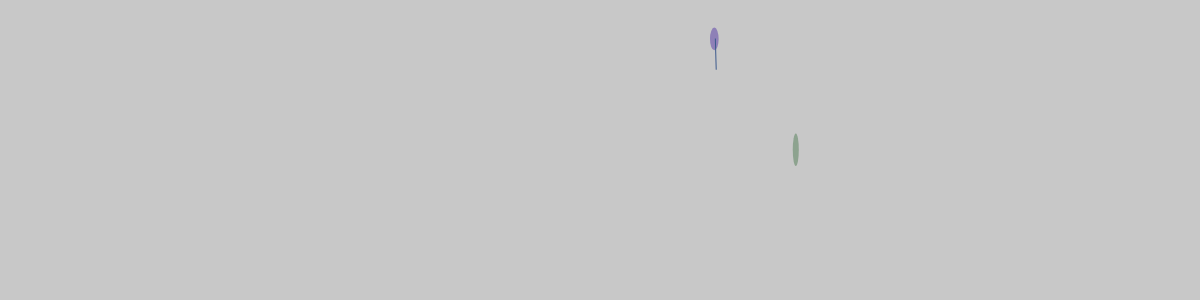
Frame 1 (no input)
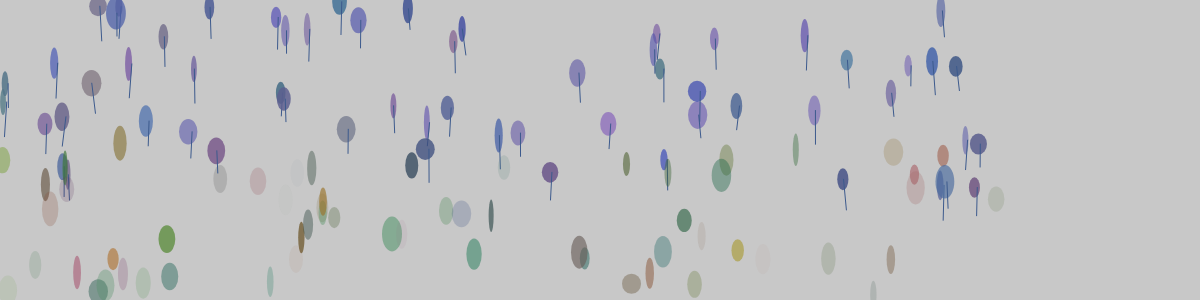
Frame 60 (no input)
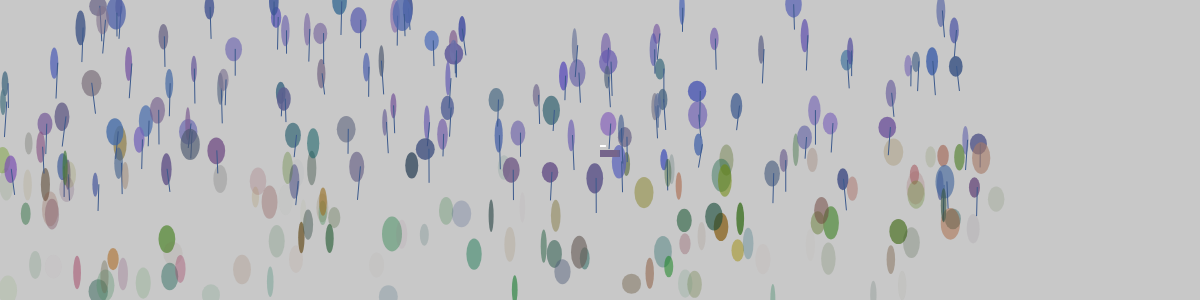
Frame 120 (the mouse pressed at the canvas centre since frame 60)

The p5.js sketch that drew these frames (run headless with seeded random() and noise() and a simulated clock; from frame 60 on, the mouse is pressed at the canvas centre):

// p5.js sketch
// ── sketch.js
//                                                                      //
//   Monet Waterlilies   //                                              //
//                       //                                             //
//////////////////////////////////////////////////////////////////////////
//                                                                      //
// Controls:                                                            //
//    mouse:                                                            //
//      press & move: mouse draw mode                                   //
//                                                                      //
//    keyboard:                                                         //
//        'c': clear canvas                                             //
//        '[': iters -= 3                                               //
//        ']': iters += 3                                               //
//        'z': brush step -= 3                                          //
//        'x': brush step += 3                                          //
//        'q': brush scale -= .1                                        //
//        'w': brush scale += .1                                        //
//        's': save image                                               //
//                             //                                       //
//                                                                      //
//   Inspired by.                                                       //
//                                                                      //
//////////////////////////////////////////////////////////////////////////   
//boolean to change color of the class HERE
//https://www.youtube.com/watch?v=1Osb_iGDdjk&index=12&list=PLRqwX-V7Uu6Zy51Q-x9tMWIv9cueOFTFA
//
var x;
var y;
//
var xBrush;
var yBrush;
var cBrush;//color (r,g,b,trans); to make differnet blues and purple, alter r(red) and b(blue) values
//
var s2;

var clrLine;



function setup() {
  createCanvas(windowWidth,300);
  background(200);//has to be inside setup
 // Brush1 = new Brush (random(width), r);
  //draw water when mouse moves

  
}

function draw() {
  
  /*brush on random location, random blue and purple
 color (blue) = 
 color (purple) = 
 */
    brushWater= new Brush (random(1000),random(188));
    brushWater.brushStroke(random(60,132),random(78,118), random(122,187), random (150,220));
    brushWater.line1(60,90,141);
  //green points
    brushGrn = new Brush (random(1000), random(140,300));
    brushGrn.brushStroke(random (17,170),random(59,146), random(0,127), random (5,180));
  //purple lines
  
  if (mouseIsPressed) {
    //mouse pressed to use the brush to draw water with highlight
    brushHand1 =new Brush (mouseX,mouseY);
    brushHand1.brushStroke2 (random(60,132),random(78,118), random(122,187), random (150,190),7);
  
  }
  //if (mousePressed) {
  
    
  //}
  
}

//two brushes
//one automatic brush 
//one brush draw with the mouse moves 
class Brush {
  //brush out the background
  //color should change from blues to purples//used when mouse moved
constructor(x_,y_){
    this.xBrush = x_;
    this.yBrush = y_;
    
}
  
  brushStroke(r,g, b, trans){
  noStroke();
  fill (color (r, g, b,trans));
  //rotate(random(3));
  ellipse (this.xBrush, this.yBrush,  random (5,20), random(20, 35));
  }  //brushstroke ends
  
  brushStroke2(r,g, b, trans,s2){//brushHand1 =new Brush (mouseX,mouseY);
  
    noStroke();
    fill (r,g,b, trans);
    rect (this.xBrush, this.yBrush, random(15,20), s2);
    fill (255);//white highlight
    rect (this.xBrush, this.yBrush-5, random(6), 2);
    
  }//brushstroke2 ends 
      
  //draw some lines
  line1(r1,g1,b1){//line 1 = purple line
    
    stroke(r1,g1,b1);
    line (this.xBrush+random(4), this.yBrush,this.xBrush+random(4), this.yBrush+random(20,35));
    
  }//line 1 ends 
  
  
}//class brush ends



//waterlily clicked on 

/*class drawWaterLily {
  
  constructor (lx_,ly_){
    this.lx =lx_;
    this.ly =ly_;
   
    
  }
  
  
  
}//class waterlily ends

*/
